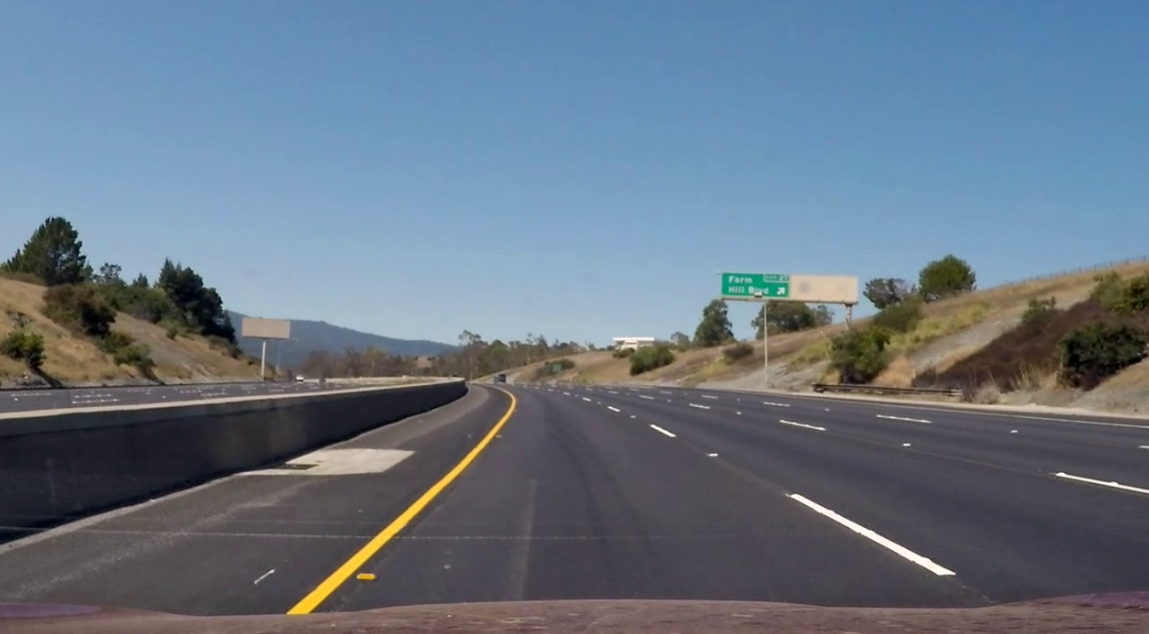
#> input picture data2/road.png, 1149 x 634 px
$ python canny.py
#> lines starting #> are read from the running program, lines starting #| are printed output that depends on the picture; after the words box and inside, x2 and y2 are one past the last pixel; in counts of white or black regions, pixels touching at a corner belong together
import cv2, sys
import numpy as np

src =cv2.imread('data2/road.png', cv2.IMREAD_GRAYSCALE)
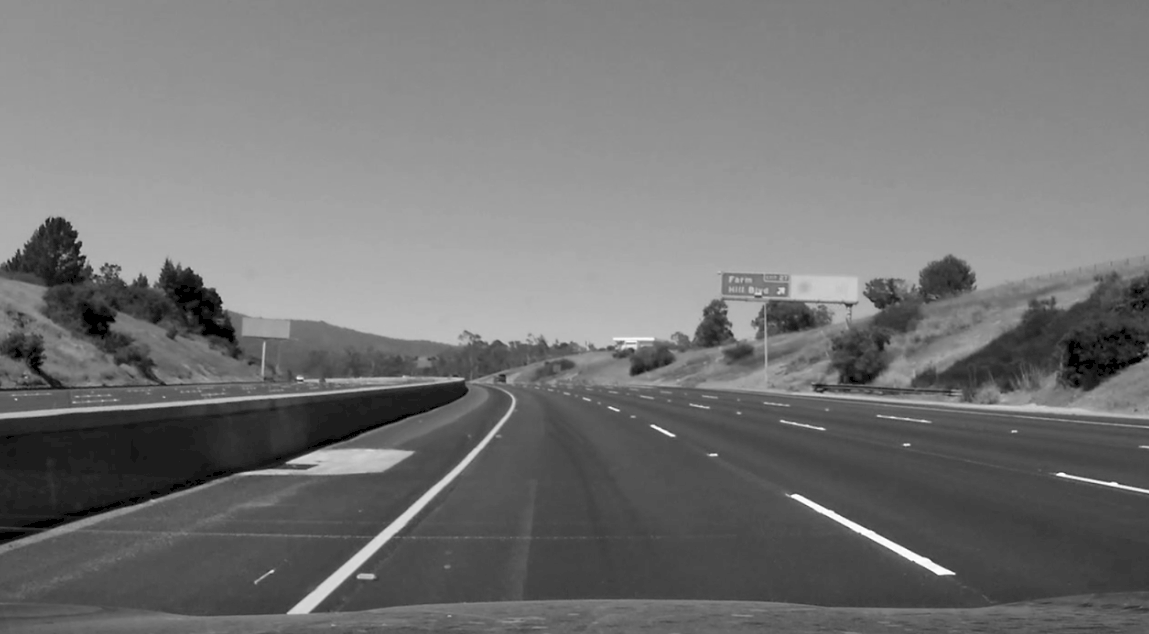
#> src: shape (634, 1149); min 0, max 255, mean 115.6

if src is None:
    sys.exit('Image load failed')


dst = cv2.Canny(src, 64, 128)
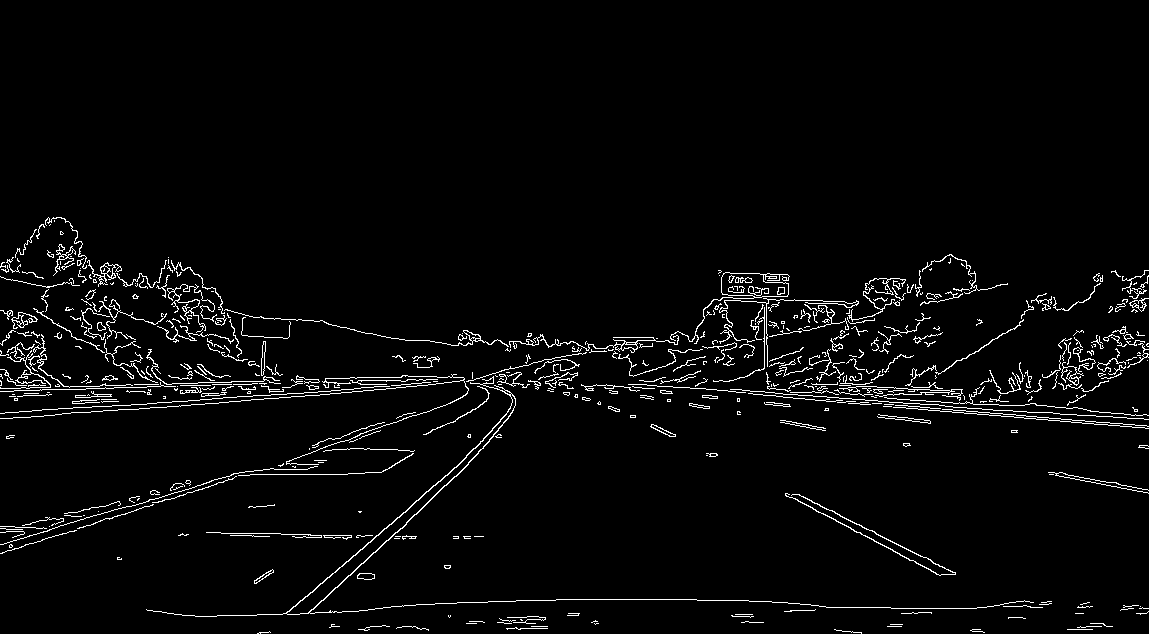
#> dst: shape (634, 1149); 3.2% white in thin lines or dots, all inside (x1, y1, x2, y2) = (0, 217, 1149, 634)

cv2.imshow('src',src)
cv2.imshow('dst',dst)
cv2.waitKey()
cv2.destroyAllWindows()
